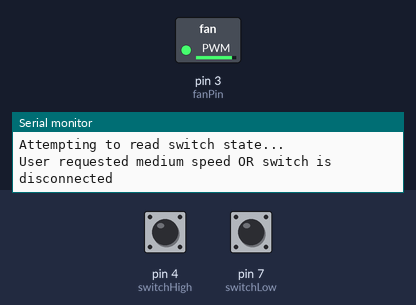
Simulated run of this sketch. Board: Arduino Uno, built with avr-gcc and run on an emulated ATmega328P. Shown: switched loads named in the sketch (green lamp = pin HIGH), the last lines printed to the serial monitor. Dashed ring = blinking. The test bench sets the inputs (shaded band); at power-on: pin 4 (switchHigh) HIGH, pin 7 (switchLow) HIGH.

Above: at 2.2 s.
2.3 s: pin 4 (switchHigh) pulled LOW for 0.15 s
At 3.6 s:
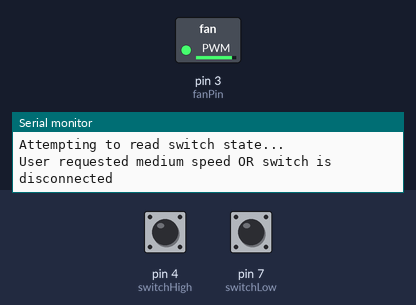
5.4 s: pin 7 (switchLow) pulled LOW for 0.15 s
At 6.3 s:
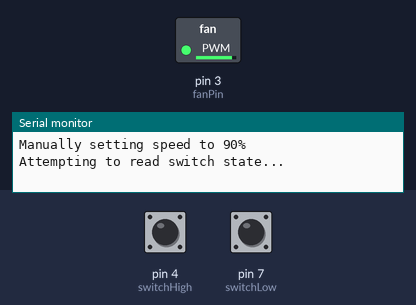
7.1 s: pin 4 (switchHigh) pulled LOW for 1 s
At 8.0 s:
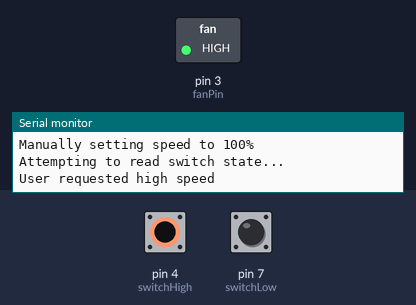
11.1 s: pin 7 (switchLow) pulled LOW for 1 s
At 12.0 s:
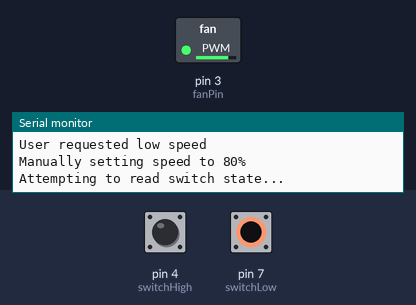
15.1 s: pin 4 (switchHigh) pulsed LOW 2 times (0.12 s each, 0.3 s apart)
At 15.41 s:
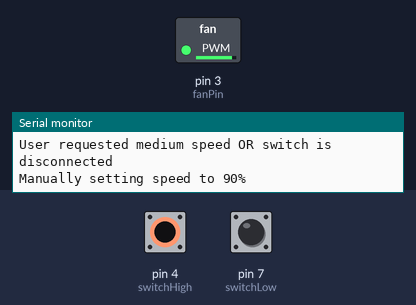
18.7 s: pin 7 (switchLow) pulsed LOW 5 times (0.12 s each, 0.3 s apart)
At 19.79 s:
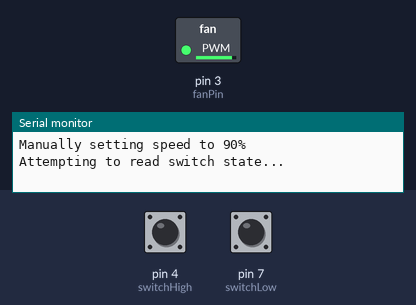
Timing chart, 0 to 21.7 s (numbered marks = the images above; inputs shaded):
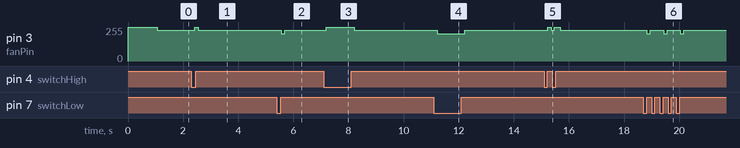

Measured:
- after the input at 2.3 s, pin 3 (fanPin): 229/255 → 255/255 after 0.13 s, → 229/255 0.13 s later
- after the input at 5.4 s, pin 3 (fanPin): 229/255 → 204/255 after 0.17 s, → 229/255 0.13 s later
- after the input at 7.1 s, pin 3 (fanPin): 229/255 → 255/255 after 0.09 s, → 229/255 1.0 s later
- after the input at 11.1 s, pin 3 (fanPin): 229/255 → 204/255 after 0.12 s, → 229/255 1.0 s later
- after the input at 15.1 s, pin 3 (fanPin): 229/255 → 255/255 after 0.14 s, → 229/255 0.13 s later, → 255/255 0.10 s later, → 229/255 0.23 s later
- after the input at 18.7 s, pin 3 (fanPin): alternates 229/255 for 0.48 s and 204/255 for 0.13 s, 6 changes in all, then stays 229/255, starting after 0.13 s

The sketch:

Firmware_r0.ino
```cpp
int fanPin = 3;  // ATMEGA328 only supports full fast PWM on pin 3 (reduces motor whine)
int switchLow = 7; //Prefer non-PWM pins for switch
int switchHigh = 4;

int fanSpeed = 255; // Integer fan speed is max by default
int LowOn;
int HighOn;
int SpeedSet;
int TargetCfm;

int CurrentCfm;

void setup() {
Serial.begin(9600);

/*
This values provide PMW frequency tuning for pin 3. Play with this if the fan/motor whines excessively.
Different fans/motors will prefer different frequencies, and some will whine regardless.
Note changing the frequency will mess with the manual mode calibration!
*/
//TCCR2B = TCCR2B & B11111000 | B00000001;    // set timer 2 divisor to     1 for PWM frequency of 31372.55 Hz
//TCCR2B = TCCR2B & B11111000 | B00000010;    // set timer 2 divisor to     8 for PWM frequency of  3921.16 Hz
//TCCR2B = TCCR2B & B11111000 | B00000011;    // set timer 2 divisor to    32 for PWM frequency of   980.39 Hz
//TCCR2B = TCCR2B & B11111000 | B00000100;    // set timer 2 divisor to    64 for PWM frequency of   490.20 Hz (The DEFAULT)
//TCCR2B = TCCR2B & B11111000 | B00000101;    // set timer 2 divisor to   128 for PWM frequency of   245.10 Hz
//TCCR2B = TCCR2B & B11111000 | B00000110;    // set timer 2 divisor to   256 for PWM frequency of   122.55 Hz
//TCCR2B = TCCR2B & B11111000 | B00000111;    // set timer 2 divisor to  1024 for PWM frequency of    30.64 Hz

pinMode(fanPin,OUTPUT);
pinMode(switchLow,INPUT_PULLUP);
pinMode(switchHigh,INPUT_PULLUP);

// Allow the fan to spool up before continuing - this helps prevent stalls
Serial.println("Spooling fan");
analogWrite(fanPin, 255);
delay(1000);
}

void loop() {

  Serial.println("Attempting to read switch state...");
// Read switch and determine perferred airflow.
  LowOn = digitalRead(switchLow);
  HighOn = digitalRead(switchHigh);
  if ((LowOn == 0) && (HighOn == 1)) {
    Serial.println("User requested low speed");
    SpeedSet = 1;
    TargetCfm = 4;
  }
  else if ((LowOn == 1) && (HighOn == 0)){
    Serial.println("User requested high speed");
    SpeedSet = 3;
    TargetCfm = 9;
  }
  else if ((LowOn == 1) && (HighOn == 1)){
    Serial.println("User requested medium speed OR switch is disconnected");
    SpeedSet = 2;
    TargetCfm = 7;
  }
  else {
    Serial.println("ERROR: Invalid switch reading! Check for noise!");
  }


// Make adjustments based on sensors (currently not used)
CurrentCfm = TargetCfm; // Bypass the CFM calculations

// Alternative manual mode only
switch (SpeedSet) {
  case 1:
    Serial.println("Manually setting speed to 80%");
    fanSpeed = .80 * 255;
    break;
  case 2:
    Serial.println("Manually setting speed to 90%");
    fanSpeed = .90 * 255;
    break;
  case 3:
    Serial.println("Manually setting speed to 100%");
    fanSpeed = 1 * 255;
    break;
  default:
    Serial.println("ERROR: SpeedSet is invalid!");
    break;
}


// Push fan speed to fan
analogWrite(fanPin, fanSpeed);
}
```
